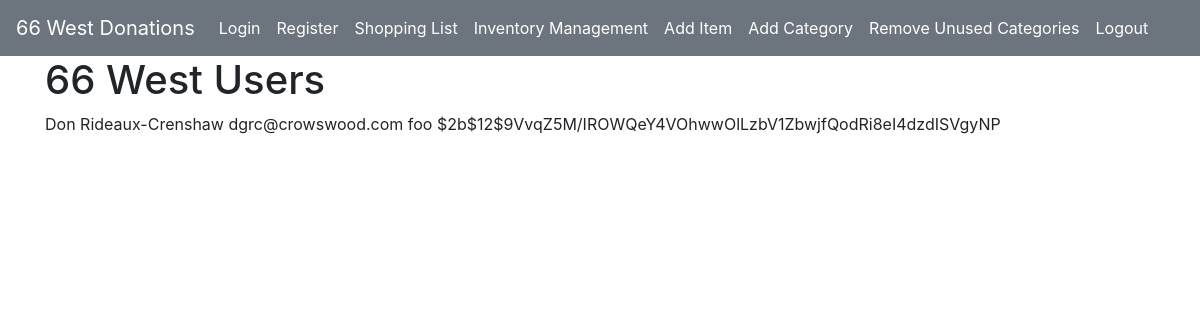
Page /check_users (signed in) on the committed database.
### tables this page shows
CREATE TABLE facilityDBUsers (
    id INTEGER PRIMARY KEY,
    firstName TEXT,
    lastName TEXT,
    eMail TEXT,
    userName TEXT,
    passWord VARCHAR(60),
    resetStatus BOOL,
    resetCode TEXT
);

### app.py (the view)
@app.route('/check_users')
def check_users():
    conn = get_db_connection()
    facilityDBUsers = conn.execute('SELECT * FROM facilityDBUsers').fetchall()
    conn.close()
    return render_template('check_users.html', facilityDBUsers=facilityDBUsers)

### app.py (called while the page is built)
def get_db_connection():
    conn = sqlite3.connect('/home/dgrCrenshaw/donationsAppFlask/facilityDB.db')
    conn.row_factory = sqlite3.Row
    return conn

### templates/check_users.html
{% extends 'base.html' %}
{% block content %}
    <h1>{% block title %} 66 West Users {% endblock %}</h1>
{% for userEntry in facilityDBUsers %}
    <p>{{ userEntry['firstName']}}&nbsp;{{ userEntry['lastName']}}&nbsp;{{ userEntry['eMail']}}&nbsp;{{ userEntry['userName']}}&nbsp;{{ userEntry['passWord']}}</p>
{% endfor %}
{% endblock %}

### rows in the picture
facilityDBUsers: firstName "Don", lastName "Rideaux-Crenshaw", eMail "dgrc@crowswood.com", userName "foo", passWord "$2b$12$9VvqZ5M/IROWQeY4VOhwwOlLzbV1ZbwjfQodRi8eI4dzdISVgyNP"
